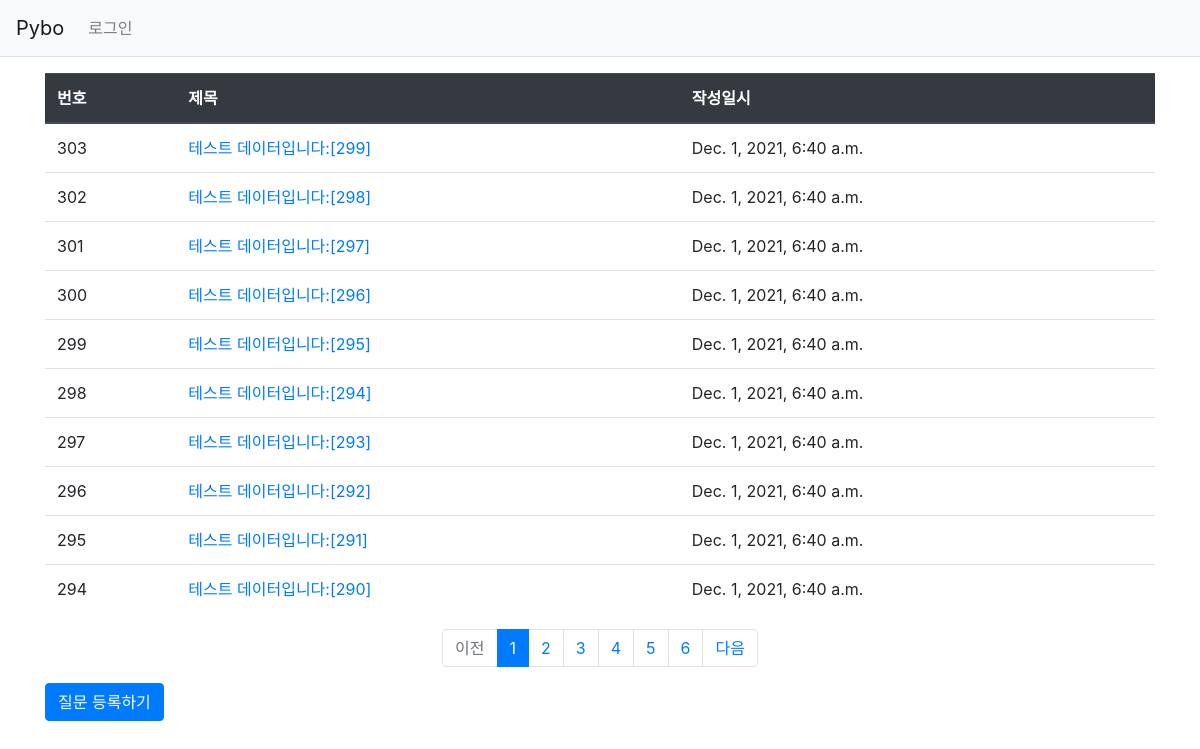
Screenshot of /pybo/ with the database file from the repository.
### pybo/models.py (models this page shows, shortened)
class Question(models.Model):
    author = models.ForeignKey(User, on_delete=models.CASCADE)
    subject = models.CharField(max_length=200)
    content = models.TextField()
    create_date = models.DateTimeField()

### pybo/views.py (the view)
# urls.py: path('', views.index, name='index'),  # '/' 에 해당되는 path
def index(request):
    page = request.GET.get('page', '1')  # 페이지
    question_list = Question.objects.order_by('-create_date')
    paginator = Paginator(question_list, 10)  # 페이지당 10개씩 보여주기
    page_obj = paginator.get_page(page)
    context = {'question_list': page_obj}
    question_list = Question.objects.order_by('-create_date')
    return render(request, 'pybo/question_list.html', context)

### pybo/templatetags/pybo_filter.py (called while the page is built)
@register.filter
def sub(value, arg):
    return value - arg

### pybo/templates/pybo/question_list.html (shortened to what this page needs)
{% extends 'base.html' %}
{% load pybo_filter %}
{% block content %}
<div class="container my-3">
    <table class="table">
        <thead>
        <tr class="thead-dark">
            <th>번호</th>
            <th>제목</th>
            <th>작성일시</th>
        </tr>
        </thead>
        <tbody>
        {% if question_list %}
        {% for question in question_list %}
        <tr>
            <td>
                {{ question_list.paginator.count|sub:question_list.start_index|sub:forloop.counter0|add:1 }}
            </td>
            <td>
                <a href="{% url 'pybo:detail' question.id %}">{{ question.subject }}</a>
            </td>
            <td>{{ question.create_date }}</td>
        </tr>
        {% endfor %}
        {% else %}
        <tr>
            <td colspan="3">질문이 없습니다.</td>
        </tr>
        {% endif %}
        </tbody>
    </table>
    <ul class="pagination justify-content-center">
        {% if question_list.has_previous %}
        <li class="page-item">
            <a class="page-link" href="?page={{ question_list.previous_page_number }}">이전</a>
        </li>
        {% else %}
        <li class="page-item disabled">
            <a class="page-link" tabindex="-1" aria-disabled="true" href="#">이전</a>
        </li>
        {% endif %}
        {% for page_number in question_list.paginator.page_range %}
        {% if page_number >= question_list.number|add:-5 and page_number <= question_list.number|add:5 %}
            {% if page_number == question_list.number %}
            <li class="page-item active" aria-current="page">
                <a class="page-link" href="?page={{ page_number }}">{{ page_number }}</a>
            </li>
            {% else %}
            <li class="page-item">
                <a class="page-link" href="?page={{ page_number }}">{{ page_number }}</a>
            </li>
            {% endif %}
        {% endif %}
        {% endfor %}
        {% if question_list.has_next %}
        <li class="page-item">
            <a class="page-link" href="?page={{ question_list.next_page_number }}">다음</a>
        </li>
        {% else %}
        <li class="page-item disabled">
            <a class="page-link" tabindex="-1" aria-disabled="true" href="#">다음</a>
        </li>
        {% endif %}
    </ul>
    <a href="{% url 'pybo:question_create' %}" class="btn btn-primary">질문 등록하기</a>
</div>
{% endblock %}

### pybo/templates/base.html (shortened to what this page needs)
{% load static %}
<!doctype html>
<html lang="ko">
<head>
    <link rel="stylesheet" type="text/css" href="{% static 'bootstrap.min.css' %}">
    <link rel="stylesheet" type="text/css" href="{% static 'style.css' %}">
</head>
<body>
{% include "navbar.html" %}
{% block content %}
{% endblock %}
</body>
</html>

### pybo/templates/navbar.html (shortened to what this page needs)
<nav class="navbar navbar-expand-lg navbar-light bg-light border-bottom">
    <a class="navbar-brand" href="{% url 'pybo:index' %}">Pybo</a>
    <div class="collapse navbar-collapse flex-grow-0" id="navbarNav">
        <ul class="navbar-nav">
            <li class="nav-item ">
                {% if user.is_authenticated %}
                <a class="nav-link" href="{% url 'common:logout' %}">{{ user.username }} (로그아웃)</a>
                {% else %}
                <a class="nav-link" href="{% url 'common:login' %}">로그인</a>
                 {% endif %}
            </li>
        </ul>
    </div>
</nav>

### rows the page displays
Question: paginator.count|sub "303", subject "테스트 데이터입니다:[299]", create_date "Dec. 1, 2021, 6:40 a.m."
Question: paginator.count|sub "302", subject "테스트 데이터입니다:[298]", create_date "Dec. 1, 2021, 6:40 a.m."
Question: paginator.count|sub "301", subject "테스트 데이터입니다:[297]", create_date "Dec. 1, 2021, 6:40 a.m."
Question: paginator.count|sub "300", subject "테스트 데이터입니다:[296]", create_date "Dec. 1, 2021, 6:40 a.m."
Question: paginator.count|sub "299", subject "테스트 데이터입니다:[295]", create_date "Dec. 1, 2021, 6:40 a.m."
Question: paginator.count|sub "298", subject "테스트 데이터입니다:[294]", create_date "Dec. 1, 2021, 6:40 a.m."
Question: paginator.count|sub "297", subject "테스트 데이터입니다:[293]", create_date "Dec. 1, 2021, 6:40 a.m."
Question: paginator.count|sub "296", subject "테스트 데이터입니다:[292]", create_date "Dec. 1, 2021, 6:40 a.m."
Question: paginator.count|sub "295", subject "테스트 데이터입니다:[291]", create_date "Dec. 1, 2021, 6:40 a.m."
Question: paginator.count|sub "294", subject "테스트 데이터입니다:[290]", create_date "Dec. 1, 2021, 6:40 a.m."

### other values shown
{{ page_number }} "1"
{{ page_number }} "2" "3" "4" "5" "6"
